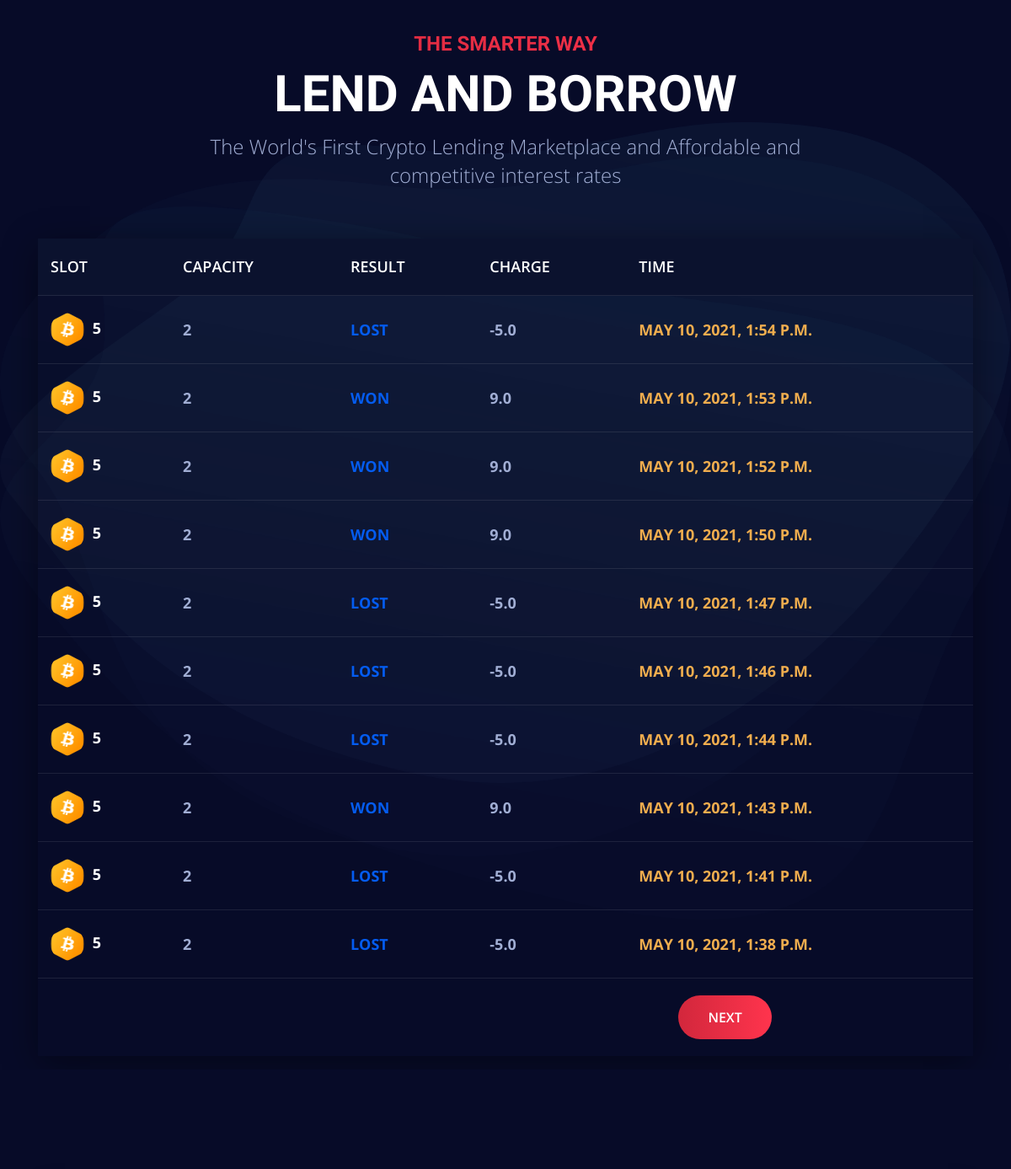
Page /gameresults/ (signed in, middle part) on the earlier database version.
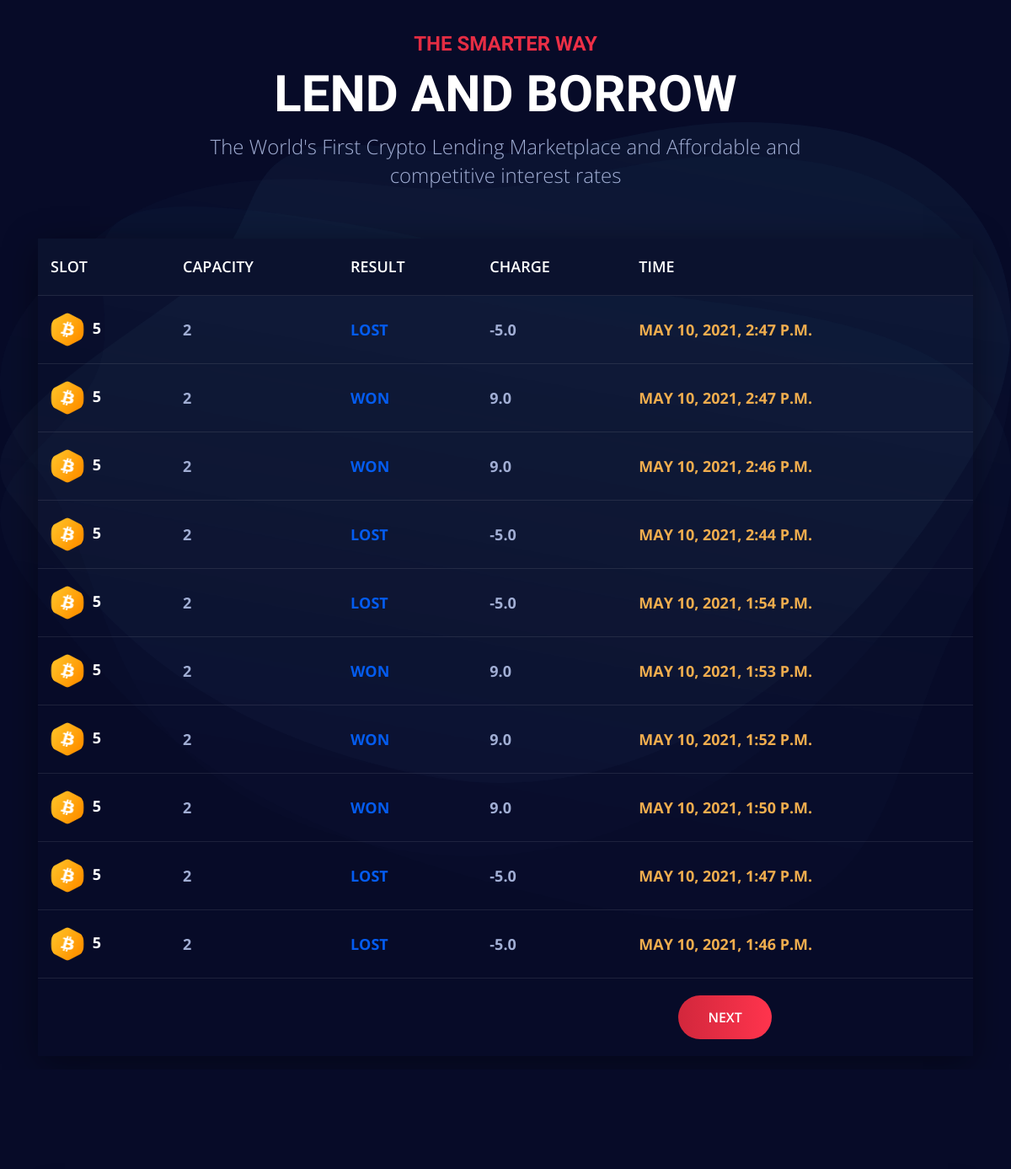
Same page on the later database version.
### wheelspin/models.py (models this page shows, shortened)
class GameDetails(models.Model):
    username = models.ForeignKey(User, on_delete=models.CASCADE)
    slot = models.BigIntegerField()
    capcity = models.BigIntegerField()
    result = models.CharField(max_length=10)
    charge = models.FloatField()
    time = models.DateTimeField(auto_now_add=True, auto_now=False)

### wheelspin/views.py (the view)
# urls.py: path('gameresults/', gameresults, name="gameresults"),
def gameresults(request, *args, **kwargs):
    username = request.user.id
    results = GameDetails.objects.filter(username=username).order_by('-id')[:10]
    context = {
        "results": results,
        "nextid": 10,
        "preid" : -10
    }
    return render(request, 'wheelspin/gameresults.html', context)

### wheelspin/templates/wheelspin/gameresults.html (shortened to what this page needs)
{% extends 'wheelspin/base.html' %}
{% load static %}
{% block body %}
    <section class="activities">
        <img class="shape shape1" src="{% static 'wheelspin/assets/images/people/shape1.png' %}" alt="">
        <img class="shape shape2" src="{% static 'wheelspin/assets/images/people/shape2.png' %}" alt="">
        <img class="shape shape3" src="{% static 'wheelspin/assets/images/people/shape3.png' %}" alt="">
        <div class="container">
            <div class="row justify-content-center">
                <div class="col-lg-8 col-md-10">
                    <div class="section-heading">
                        <h5 class="subtitle">
                            The Smarter Way
                        </h5>
                        <h2 class="title">
                            Lend and Borrow
                        </h2>
                        <p class="text">
                            The World's First Crypto Lending Marketplace and Affordable and competitive interest rates
                        </p>
                    </div>
                </div>
            </div>
            <div class="row">
                <div class="col-lg-12">
                            <div class="responsive-table">
                                <table class="table">
                                    <thead>
                                        <tr>
                                            <th scope="col">Slot</th>
                                            <th scope="col">Capacity</th>
                                            <th scope="col">Result</th>
                                            <th scope="col">Charge</th>
                                            <th scope="col">Time</th>
                                        </tr>
                                    </thead>
                                    <tbody>
                                        {% for result in results%}
                                        <tr>
                                            <td>
                                                <img src="{% static 'wheelspin/assets/images/icon1.png' %}" alt=""> {{result.slot}}
                                            </td>
                                            <td>
                                                {{result.capcity}}
                                            </td>
                                            <td>
                                                {{result.result}}
                                            </td>
                                            <td>{{result.charge}}</td>
                                            <td>{{result.time}}</td>
                                        </tr>
                                        {% endfor %}
                                        <tr>
                                            {% if preid >= 0 %}
                                            <td colspan=3 style="text-align:center;">
                                                <a href="/gameresults/pre/{{preid}}/" class="mybtn1">Previous</a>
                                            </td>
                                            {% else %}
                                            <td colspan=3 style="text-align:center;">
                                            </td>
                                            {% endif %}
                                            <td colspan=3 style="text-align:center;">
                                                <a href="/gameresults/next/{{nextid}}/" class="mybtn1">Next</a>
                                            </td>
                                        </tr>
                                    </tbody>
                                </table>
                            </div>
                </div>
            </div>
        </div>
{% endblock %}

Differences in the rows shown:
no longer on this page (row unchanged): GameDetails: slot "5", capcity "2", result "LOST", charge "-5.0", time "MAY 10, 2021, 1:44 P.M."
no longer on this page (row unchanged): GameDetails: slot "5", capcity "2", result "WON", charge "9.0", time "MAY 10, 2021, 1:43 P.M."
no longer on this page (row unchanged): GameDetails: slot "5", capcity "2", result "LOST", charge "-5.0", time "MAY 10, 2021, 1:41 P.M."
no longer on this page (row unchanged): GameDetails: slot "5", capcity "2", result "LOST", charge "-5.0", time "MAY 10, 2021, 1:38 P.M."
added GameDetails: slot "5", capcity "2", result "LOST", charge "-5.0", time "MAY 10, 2021, 2:47 P.M."
added GameDetails: slot "5", capcity "2", result "WON", charge "9.0", time "MAY 10, 2021, 2:47 P.M."
added GameDetails: slot "5", capcity "2", result "WON", charge "9.0", time "MAY 10, 2021, 2:46 P.M."
added GameDetails: slot "5", capcity "2", result "LOST", charge "-5.0", time "MAY 10, 2021, 2:44 P.M."
